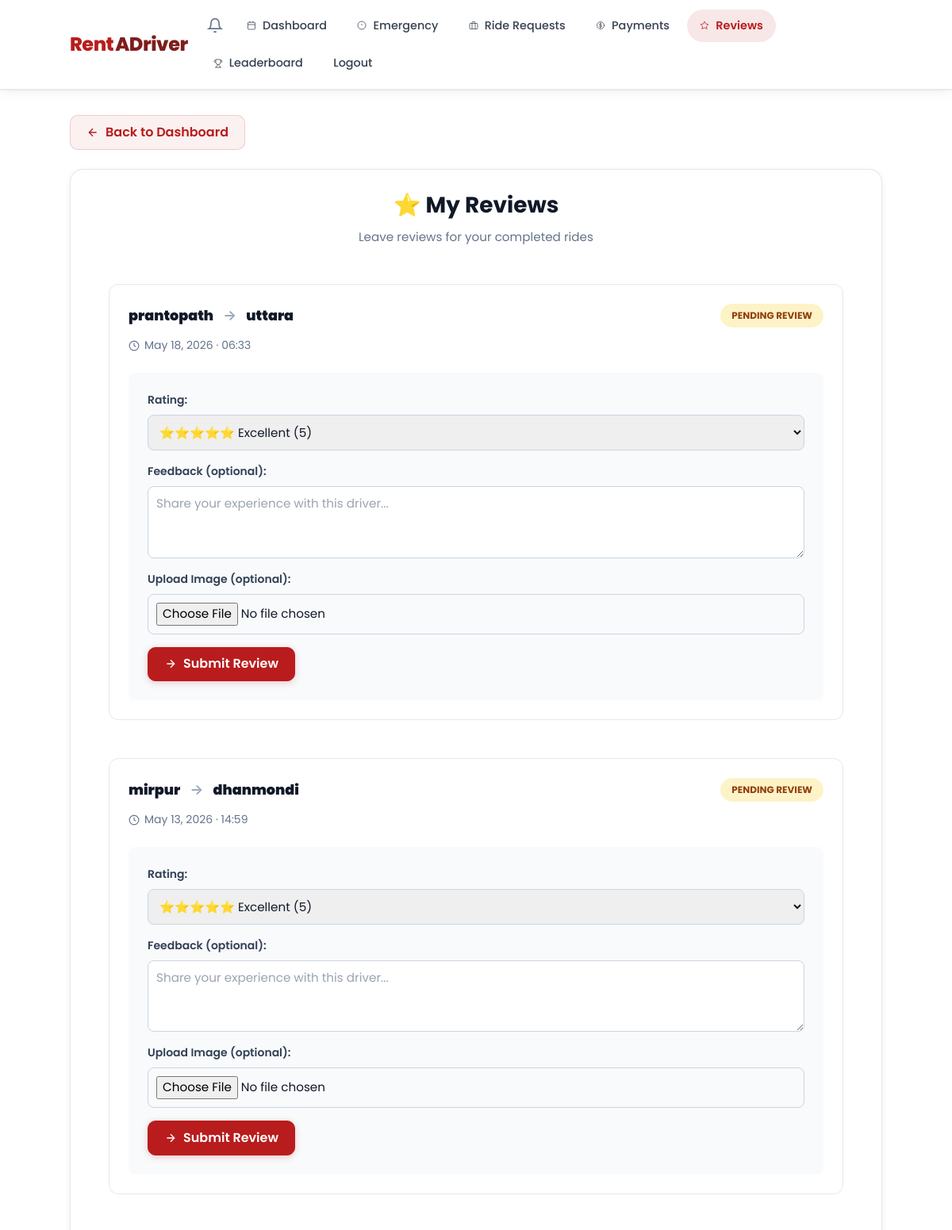
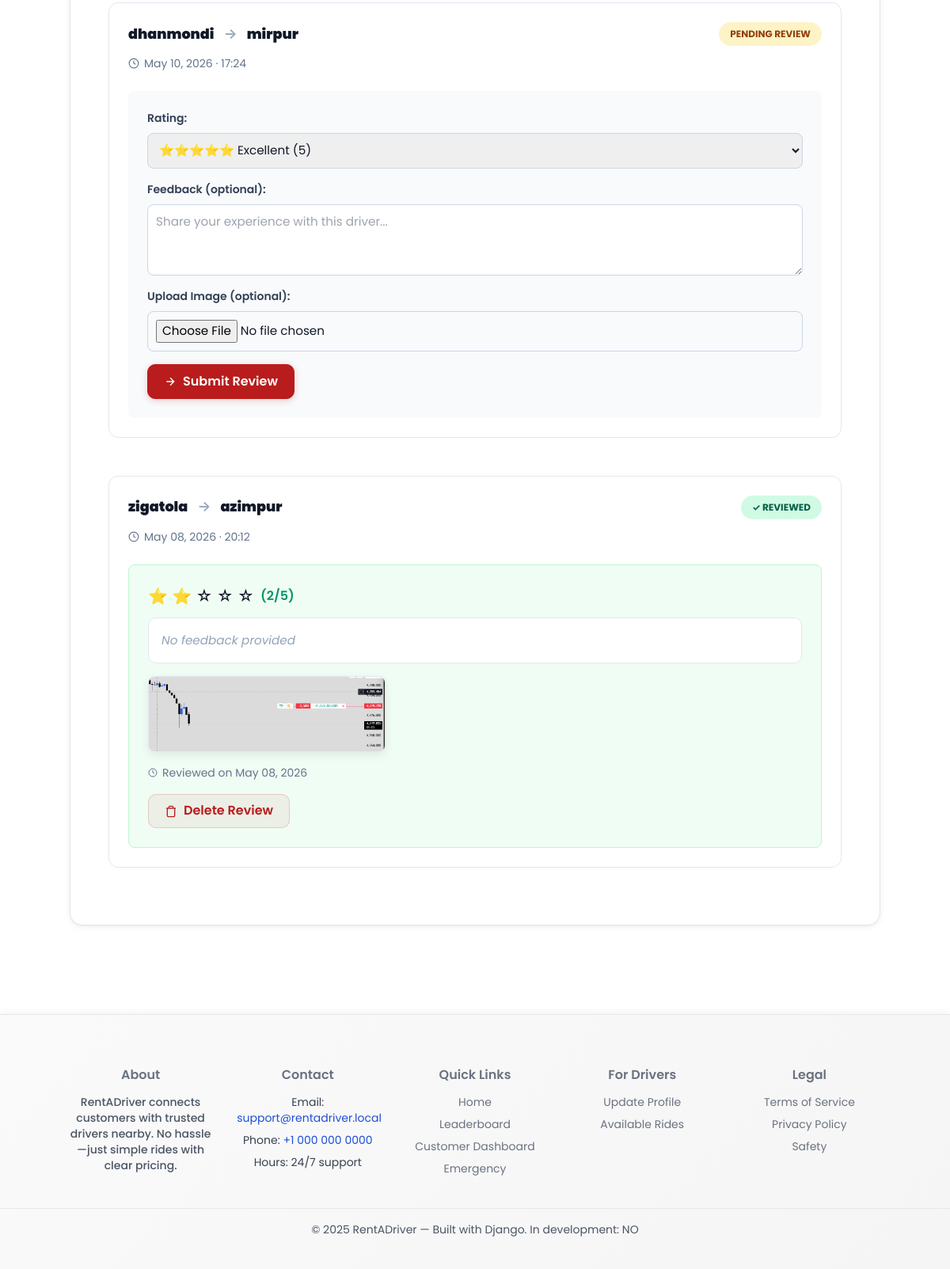
Page /reviews/all/ (signed in) on the committed database (2 pictures, top to bottom).
### core/models.py (models this page shows, shortened)
class Booking(models.Model):
    ride_request = models.OneToOneField(RideRequest, on_delete=models.CASCADE, related_name="booking")
    driver = models.ForeignKey(Account, on_delete=models.CASCADE, related_name="bookings")
    confirmed_at = models.DateTimeField(auto_now_add=True)
    status = models.CharField(
        max_length=20,
        choices=[('ongoing', 'Ongoing'), ('completed', 'Completed'), ('cancelled', 'Cancelled')],
        default='ongoing'
    )

class RideRequest(models.Model):
    customer = models.ForeignKey(Account, on_delete=models.CASCADE)
    pickup_location = models.CharField(max_length=200)
    dropoff_location = models.CharField(max_length=200)
    pickup_lat = models.FloatField(null=True, blank=True)
    pickup_lng = models.FloatField(null=True, blank=True)
    dropoff_lat = models.FloatField(null=True, blank=True)
    dropoff_lng = models.FloatField(null=True, blank=True)
    status = models.CharField(max_length=20, default="pending")
    created_at = models.DateTimeField(auto_now_add=True)

class DriverReview(models.Model):
    booking = models.OneToOneField("Booking", on_delete=models.CASCADE, related_name="review")
    driver = models.ForeignKey(settings.AUTH_USER_MODEL, on_delete=models.CASCADE, related_name="driver_reviews")
    customer = models.ForeignKey(settings.AUTH_USER_MODEL, on_delete=models.CASCADE, related_name="customer_reviews")
    rating = models.IntegerField(choices=[(i, str(i)) for i in range(1, 6)])
    feedback = models.TextField(blank=True)
    image = models.ImageField(upload_to="reviews/", null=True, blank=True)
    created_at = models.DateTimeField(auto_now_add=True)

### core/views.py (the view)
# urls.py: path("reviews/all/", views.all_reviews_view, name="all_reviews"),
@login_required
def all_reviews_view(request):
    if request.user.role != "customer":
        return redirect("driver_dashboard")
    customer_bookings = Booking.objects.filter(
        ride_request__customer=request.user,
        status='completed'
    ).order_by("-confirmed_at")
    return render(request, "all_reviews.html", {
        "customer_bookings": customer_bookings,
    })

### core/templates/all_reviews.html (shortened to what this page needs)
{% extends "base.html" %}
{% load static %}
{% block content %}
<section class="all-reviews-section">
  <div class="container">
    <div class="back-btn-wrapper">
      <a href="{% url 'customer_dashboard' %}" class="btn btn-secondary back-btn">
        <svg width="16" height="16" viewBox="0 0 24 24" fill="none" stroke="currentColor" stroke-width="2">
          <path d="M19 12H5M12 19l-7-7 7-7"/>
        </svg>
        Back to Dashboard
      </a>
    </div>
    <div class="card reviews-card enhanced-reviews">
      <div class="card-header">
        <h2>⭐ My Reviews</h2>
        <p class="card-subtitle">Leave reviews for your completed rides</p>
      </div>
      <div class="reviews-container">
        <ul class="reviews-list">
          {% for b in customer_bookings %}
            <li class="review-item">
              <div class="review-header">
                <div class="review-header-top">
                  <div class="ride-locations">
                    <strong>{{ b.ride_request.pickup_location }}</strong>
                    <span class="ride-arrow">→</span>
                    <strong>{{ b.ride_request.dropoff_location }}</strong>
                  </div>
                  {% if b.review %}
                    <span class="status-badge status-reviewed">
                      ✓ Reviewed
                    </span>
                  {% else %}
                    <span class="status-badge status-pending-review">
                      Pending Review
                    </span>
                  {% endif %}
                </div>
                <small class="ride-timestamp">
                  <svg width="14" height="14" viewBox="0 0 24 24" fill="none" stroke="currentColor" stroke-width="2">
                    <circle cx="12" cy="12" r="10"/>
                    <polyline points="12 6 12 12 16 14"/>
                  </svg>
                  {{ b.confirmed_at|date:"F d, Y · H:i" }}
                </small>
              </div>
              {% if not b.review %}
                <div class="review-form-wrapper">
                  <form method="post" action="{% url 'create_review' b.id %}" class="review-form" enctype="multipart/form-data">
                    <div class="review-form-fields">
                      <div class="review-form-group">
                        <label class="review-label">Rating:</label>
                        <select name="rating" class="review-select">
                          <option value="5">⭐⭐⭐⭐⭐ Excellent (5)</option>
                        </select>
                      </div>
                      <div class="review-form-group">
                        <label class="review-label">Feedback (optional):</label>
                        <textarea name="feedback" placeholder="Share your experience with this driver..." class="review-textarea" rows="3"></textarea>
                      </div>
                      <div class="review-form-group">
                        <label class="review-label">Upload Image (optional):</label>
                        <input type="file" name="image" accept="image/*" class="review-file" />
                      </div>
                      <button type="submit" class="btn btn-primary submit-review-btn">
                        <svg width="16" height="16" viewBox="0 0 24 24" fill="none" stroke="currentColor" stroke-width="2">
                          <path d="M5 12h14M12 5l7 7-7 7"/>
                        </svg>
                        Submit Review
                      </button>
                    </div>
                  </form>
                </div>
              {% else %}
                <div class="review-submitted">
                  <div class="review-content">
                    <div class="review-rating">
                      <span class="rating-stars">
                        {% for i in "12345" %}
                          {% if forloop.counter <= b.review.rating %}
                            ⭐
                          {% else %}
                            ☆
                          {% endif %}
                        {% endfor %}
                      </span>
                      <span class="rating-number">({{ b.review.rating }}/5)</span>
                    </div>
                    {% if b.review.feedback %}
                      <p class="review-feedback">{{ b.review.feedback }}</p>
                    {% else %}
                      <p class="review-feedback no-feedback">No feedback provided</p>
                    {% endif %}
                    {% if b.review.image %}
                      <div class="review-image-wrapper">
                        <img src="{{ b.review.image.url }}" alt="Review image" class="review-image" />
                      </div>
                    {% endif %}
                    <p class="review-date">
                      <svg width="12" height="12" viewBox="0 0 24 24" fill="none" stroke="currentColor" stroke-width="2">
                        <circle cx="12" cy="12" r="10"/>
                        <polyline points="12 6 12 12 16 14"/>
                      </svg>
                      Reviewed on {{ b.review.created_at|date:"F d, Y" }}
                    </p>
                  </div>
                  <form method="post" action="{% url 'delete_review' b.review.id %}" class="delete-review-form">
                    <button type="submit" class="btn btn-secondary delete-review-btn">
                      <svg width="16" height="16" viewBox="0 0 24 24" fill="none" stroke="currentColor" stroke-width="2">
                        <polyline points="3 6 5 6 21 6"/>
                        <path d="M19 6v14a2 2 0 0 1-2 2H7a2 2 0 0 1-2-2V6m3 0V4a2 2 0 0 1 2-2h4a2 2 0 0 1 2 2v2"/>
                      </svg>
                      Delete Review
                    </button>
                  </form>
                </div>
              {% endif %}
            </li>
          {% endfor %}
        </ul>
      </div>
    </div>
  </div>
</section>
{% endblock %}

### core/static/css/style.css (style rules this page uses)
:root { --bg: #ffffff; --card: #fafafa; --muted: #6b7280; --accent: #b91c1c; --accent-2: #7f1d1d; --glass: rgba(185,28,28,0.04); --text-primary: #111827; --text-secondary: #374151; --border: #e5e7eb; --shadow: rgba(0,0,0,0.1); --success: #10b981; --success-light: #d1fae5; --radius: 12px; --fw-regular: 400; --fw-medium: 600; --max-width: 1100px; }
* { box-sizing: border-box; outline: none; }
a, button, input, select, textarea { outline: none; -webkit-tap-highlight-color: transparent; }
html,body { height:100%; margin: 0; padding: 0; outline: none; }
body { min-height: 100vh; display: flex; flex-direction: column; }
body { margin:0; font-family: "Poppins", system-ui, -apple-system, "Segoe UI", Roboto, "Helvetica Neue", Arial; background: var(--bg); color: var(--text-primary); -webkit-font-smoothing:antialiased; -moz-osx-font-smoothing:grayscale; line-height:1.45; -webkit-tap-highlight-color: transparent; min-height: 100vh; display: flex; flex-direction: column; }
.container { width: 92%; max-width: var(--max-width); margin: 0 auto; }
* { outline: none; }
.btn-secondary { background: rgba(185,28,28,0.05); color: var(--accent); border: 1px solid rgba(185,28,28,0.2); }
.card { background: #ffffff; border: 1px solid var(--border); border-radius: 12px; padding: 1.5rem; box-shadow: 0 2px 8px rgba(0,0,0,0.05); transition: transform 0.2s ease, box-shadow 0.2s ease; }
.card-header { margin-bottom: 1.5rem; text-align: center; }
.card-subtitle { color: var(--muted); font-size: 0.9rem; margin: 0; }

### core/templates/all_reviews.html (style rules this page uses)
.all-reviews-section { padding: 2rem 0; min-height: 100vh; }
.back-btn-wrapper { margin-bottom: 1.5rem; }
.back-btn { display: inline-flex; align-items: center; gap: 0.5rem; }
.reviews-card { margin-bottom: 2rem; }
.card-header h2 { font-size: 1.75rem; font-weight: 700; margin-bottom: 0.5rem; }
.card-subtitle { color: #64748b; font-size: 0.95rem; }
.reviews-container { padding: 1.5rem; }
.reviews-list { list-style: none; padding: 0; margin: 0; }
.review-item { padding: 1.5rem; border: 1px solid #e2e8f0; border-radius: 0.75rem; margin-bottom: 1.5rem; background: #fff; transition: all 0.2s; }
.review-header-top { display: flex; justify-content: space-between; align-items: center; margin-bottom: 0.75rem; }
.ride-locations { font-size: 1.1rem; font-weight: 600; }
.ride-arrow { color: #94a3b8; margin: 0 0.5rem; }
.status-badge { padding: 0.375rem 0.875rem; border-radius: 9999px; font-size: 0.75rem; font-weight: 700; text-transform: uppercase; }
.status-reviewed { background: #d1fae5; color: #065f46; }
.status-pending-review { background: #fef3c7; color: #92400e; }
.ride-timestamp { display: flex; align-items: center; gap: 0.375rem; color: #64748b; font-size: 0.875rem; }
.review-form-wrapper { margin-top: 1.5rem; padding: 1.5rem; background: #f8fafc; border-radius: 0.5rem; }
.review-form-fields { display: flex; flex-direction: column; gap: 1rem; }
.review-form-group { display: flex; flex-direction: column; gap: 0.5rem; }
.review-label { font-weight: 600; font-size: 0.875rem; color: #334155; }
.review-select, .review-textarea, .review-file { padding: 0.625rem; border: 1px solid #cbd5e1; border-radius: 0.5rem; font-size: 0.95rem; }
.review-textarea { resize: vertical; font-family: inherit; }
.submit-review-btn { display: inline-flex; align-items: center; gap: 0.5rem; align-self: flex-start; }
.review-submitted { margin-top: 1.5rem; padding: 1.5rem; background: #f0fdf4; border: 1px solid #bbf7d0; border-radius: 0.5rem; }
.review-content { margin-bottom: 1rem; }
.review-rating { display: flex; align-items: center; gap: 0.5rem; margin-bottom: 0.75rem; }
.rating-stars { font-size: 1.25rem; }
.rating-number { font-weight: 600; color: #059669; }
.review-feedback { color: #334155; line-height: 1.6; margin-bottom: 0.75rem; }
.no-feedback { color: #94a3b8; font-style: italic; }
.review-image-wrapper { margin: 1rem 0; }
.review-image { max-width: 300px; border-radius: 0.5rem; border: 1px solid #e2e8f0; }
.review-date { display: flex; align-items: center; gap: 0.375rem; color: #64748b; font-size: 0.875rem; }
.delete-review-btn { display: inline-flex; align-items: center; gap: 0.5rem; }

### rows in the picture
Booking: ride_request.pickup_location "prantopath", ride_request.dropoff_location "uttara", shows "PENDING REVIEW", confirmed_at "May 18, 2026 · 06:33"
Booking: ride_request.pickup_location "mirpur", ride_request.dropoff_location "dhanmondi", shows "PENDING REVIEW", confirmed_at "May 13, 2026 · 14:59"
Booking: ride_request.pickup_location "dhanmondi", ride_request.dropoff_location "mirpur", shows "PENDING REVIEW", confirmed_at "May 10, 2026 · 17:24"
Booking: ride_request.pickup_location "zigatola", ride_request.dropoff_location "azimpur", shows "✓ REVIEWED", confirmed_at "May 08, 2026 · 20:12", review.rating "2", shows "No feedback provided", review.image (picture), review.created_at "May 08, 2026"

### other values in the picture
{{ debug|yesno:"YES,NO" }} "NO"
